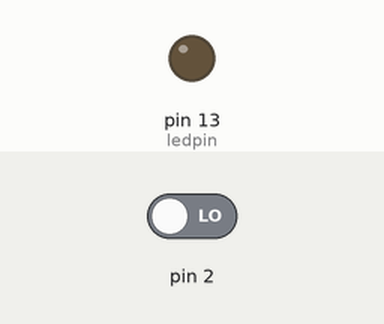
A sketch run on a simulated Arduino Uno, built with avr-gcc and run on an emulated ATmega328P. Parts: output pins drawn as LEDs (lit = HIGH). The inputs (shaded band) are chosen by the test bench; at power-on: pin 2 LOW.

Above: at 1.2 s.
1.3 s: pin 2 driven HIGH
At 2.5 s:
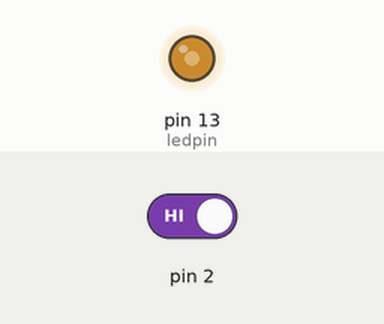
2.8 s: pin 2 driven LOW
At 3.2 s:
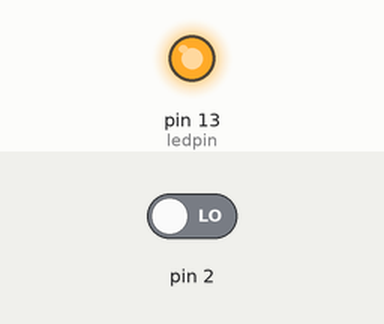
4.3 s: pin 2 driven HIGH
At 4.8 s:
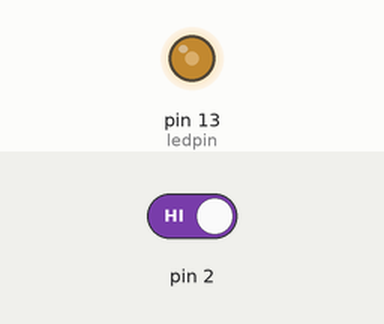
Timing chart, 0 to 7.3 s (numbered marks = the images above; inputs shaded):
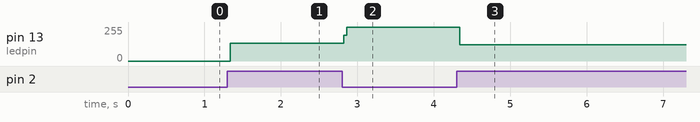

Measured:
- after the input at 1.3 s, pin 13 (ledpin): 0/255 → 134/255 at once
- after the input at 2.8 s, pin 13 (ledpin): 134/255 → 255/255 at once
- after the input at 4.3 s, pin 13 (ledpin): 255/255 → 121/255 at once

The sketch:

Sketch_8___Debouncing_A.ino
```cpp
int ledpin = 13;
int ledValue = LOW;

void setup() {
pinMode (2, INPUT);
pinMode (ledpin, OUTPUT);
}

void loop() {
    if (digitalRead(2) == HIGH) {
        ledValue = ! ledValue;
        digitalWrite(ledpin, ledValue);
    }
}
```
